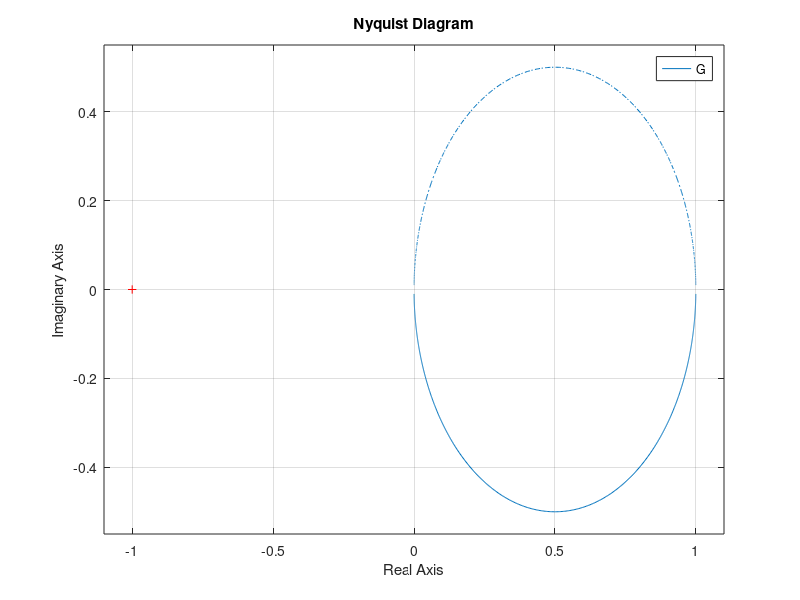

The MATLAB script that drew this image: (Note: this script raises an error after producing the figure.)
A = 1;
B = 1;
G = tf(A, [B 1]);

% Wykres Nyquista
figure(1);
nyquist(G);
grid on;
hold on;

% Lista wartości omega
omega0_values = [0.01, 0.1, 0.25, 0.5, 1, 5, 10];
Re_points = zeros(size(omega0_values));
Im_points = zeros(size(omega0_values));

% 3. Symulacja dla każdego omega0 i odczyt punktów
for i = 1:length(omega0_values)
    omega0 = omega0_values(i);
    T = 2*pi / omega0; 
    t = 0:0.01:20*T;   
    u = sin(omega0 * t);
    y = lsim(G, u, t);
    [A_measured, phi_measured] = measure_amplitude_and_phase(t, u, y, omega0);
    
    Re_points(i) = A_measured * cosd(phi_measured);
    Im_points(i) = A_measured * sind(phi_measured);

end

% Nanoszenie punktów i podpisanie wartościami omega
valid_indices = Re_points & Im_points;
plot(Re_points(valid_indices), Im_points(valid_indices), 'ro', 'MarkerSize', 10, 'LineWidth', 2);

% Podpisywanie punktów do wykresu
for i = 1:length(omega0_values)
    if valid_indices(i)
        text_offset_x = 0.02;
        text_offset_y = 0.02;
        
        text(Re_points(i) + text_offset_x, Im_points(i) + text_offset_y, ...
            ['\omega_0 = ', num2str(omega0_values(i))], ...
            'FontSize', 9, 'Color', 'k');
    end
end

title('Charakterystyka Nyquista z naniesionymi punktami');
legend('Teoretyczna krzywa Nyquista', 'Punkty z symulacji', 'Location', 'best');
hold off;

% Funkcja pomocnicza
function [A, phi_deg] = measure_amplitude_and_phase(t, u, y, omega0)
    t_steady = t > 0.1 * max(t);
    y_steady = y(t_steady);
    u_steady = u(t_steady);
    A = (max(y_steady) - min(y_steady)) / 2;
    [~, u_peaks] = findpeaks(u_steady, 'MinPeakProminence', 0.1);
    [~, y_peaks] = findpeaks(y_steady, 'MinPeakProminence', 0.1);
    
    delta_t = mean(t(y_peaks(2:end))) - mean(t(u_peaks(2:end)))
    phi_deg = -omega0 * delta_t * (180/pi)
end